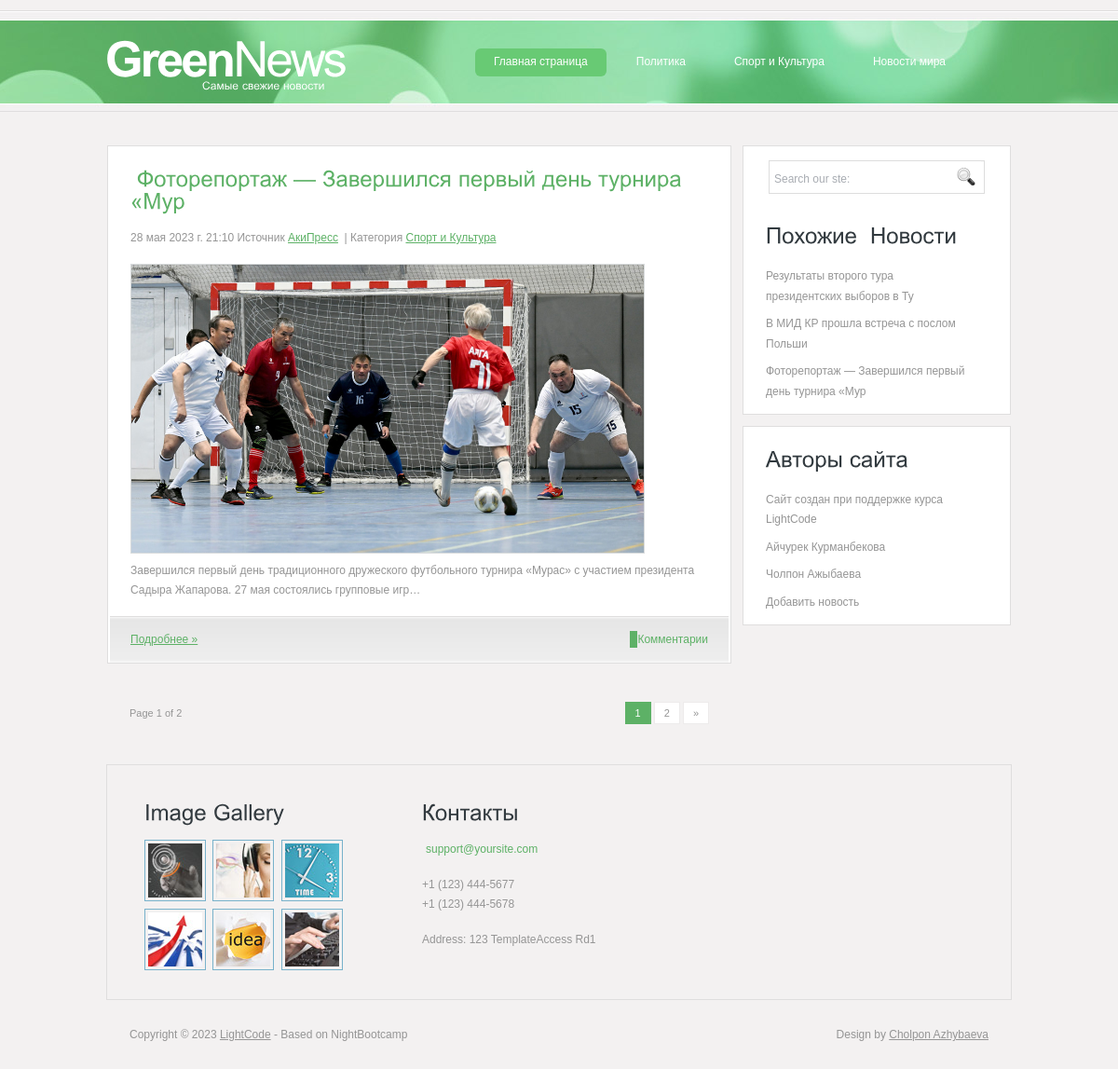
Page /category/2 on the committed database.
### app/models.py (models this page shows, shortened)
class Category(models.Model):
    title = models.CharField(max_length=123)
    def __str__(self):
        return self.title
    class Meta:
        verbose_name = 'Категория'
        verbose_name_plural = 'Категории'

class News(models.Model):
    title = models.CharField(max_length=50)
    owner = models.CharField(max_length=20)
    description = models.TextField()
    image = models.ImageField(upload_to='news/%Y/%m/%d/')
    created_date = models.DateTimeField(auto_now_add=True)
    category = models.ForeignKey('Category', on_delete=models.CASCADE, related_name='news')
    class Meta:
        verbose_name = 'Новость'
        verbose_name_plural = 'Новости'
        ordering = ['-created_date']

### app/views.py (the view)
# urls.py: path('category/<int:id>', category_news),
def category_news(request, id):
    category = Category.objects.get(id=id)
    news = News.objects.filter(category=category)
    related_news = News.objects.all().order_by('?')[:3]
    categories = Category.objects.all()
    return render(request, 'index.html', {'news': news, 'categories': categories, 'category': category, 'related_news':related_news})

### app/templates/index.html (shortened to what this page needs)
{% extends 'base.html' %}
{% load static %}
{% block content %}
  <div class="content">
    <div class="content_resize">
      <div class="mainbar">
        {% for i in news %}
        <div class="article">
          <h2> <a href="/news/{{ i.id }}"><span> {{ i.title }}</span> </a>  </h2>
          <p><span class="date">{{ i.created_date }}</span> Источник <a href="https://akipress.org/">{{ i.owner }}</a> &nbsp;| Категория <a href="#"> {{ i.category }}</a> </p>
          <img src="{{ i.image.url }}" width="550"  alt="" />
          <p> {{ i.description|truncatechars:150 }}</p>
          <p class="spec"><a href="/news/{{ i.id }}" class="rm">Подробнее &raquo;</a> <a href="/news/{{ i.id }}" class="com"><span></span> Комментарии </a></p>
        </div>
        {% endfor %}
        <p class="pages"><small>Page 1 of 2 &nbsp;&nbsp;&nbsp;</small> <span>1</span> <a href="#">2</a> <a href="#">&raquo;</a></p>
      </div>
  {% endblock %}

### app/templates/base.html (shortened to what this page needs)
{% load static %}
<!DOCTYPE html PUBLIC "-//W3C//DTD XHTML 1.0 Transitional//EN" "http://www.w3.org/TR/xhtml1/DTD/xhtml1-transitional.dtd">
<html xmlns="http://www.w3.org/1999/xhtml">
<head>
<link href="{% static 'style.css' %}" rel="stylesheet" type="text/css" />
</head>
<body>
<div class="main">
  <div class="header">
    <div class="header_resize">
      <div class="menu_nav">
        <ul>
          <li class="active"><a href="/">Главная страница</a></li>
          {%  for i in categories %}
            <li><a href="/category/{{ i.id }}">{{ i.title }}</a></li>
          {% endfor %}
        </ul>
      </div>
      <div class="logo">
        <h1><a href="/">Green<span>News</span></a> <small>Самые свежие новости</small></h1>
      </div>
    </div>
  </div>
{% block content %}
{% endblock %}
<div class="sidebar">
        <div class="searchform">
          <form id="formsearch" name="formsearch" method="post" action="#">
            <span>
            <input name="editbox_search" class="editbox_search" id="editbox_search" maxlength="80" value="Search our ste:" type="text" />
            </span>
            <input name="button_search" src="{% static 'images/search_btn.gif' %}" class="button_search" type="image" />
          </form>
        </div>
         <div class="gadget">
          <h2 class="star"><span>Похожие </span> Новости</h2>
             {% for news1 in related_news %}
          <ul class="sb_menu">
            <li><a href="/news/{{ news1.id }}">{{ news1.title }}</a></li>
          </ul>
             {% endfor %}
        </div>
    <div class="gadget">
          <h2 class="star"><span>Авторы сайта</span></h2>
          <ul class="ex_menu">
            <li> Сайт создан при поддержке курса <a href="https://www.instagram.com/lightcode.kg/"> LightCode</a><br />
              </li>
              <li><a href="https://www.hrw.org/about/people/aichurek-kurmanbekova">Айчурек Курманбекова</a><br />
              </li>
              <li><a href="https://www.instagram.com/cholpon_azhybaeva/">Чолпон Ажыбаева</a><br />
              </li>
          <li><a href="/contact">Добавить новость</a><br />
              </li>
          </ul>
        </div>
      </div>
    </div>
  </div>
  <div class="fbg">
    <div class="fbg_resize">
      <div class="col c1">
        <h2><span>Image Gallery</span></h2>
        <a href="#"><img src="{% static 'images/pix1.jpg' %}" width="58" height="58" alt="" /></a>
        <a href="#"><img src="{% static 'images/pix2.jpg' %}" width="58" height="58" alt="" /></a>
        <a href="#"><img src="{% static 'images/pix3.jpg' %}" width="58" height="58" alt="" /></a>
        <a href="#"><img src="{% static 'images/pix4.jpg' %}" width="58" height="58" alt="" /></a>
        <a href="#"><img src="{% static 'images/pix5.jpg' %}" width="58" height="58" alt="" /></a>
        <a href="#"><img src="{% static 'images/pix6.jpg' %}" width="58" height="58" alt="" /></a> </div>
      <div class="col c3">
        <h2><span>Контакты</span></h2>
        <p><a href="#">support@yoursite.com</a></p>
        <p>+1 (123) 444-5677<br />
          +1 (123) 444-5678</p>
        <p>Address: 123 TemplateAccess Rd1</p>
      </div>
    </div>
  </div>
   <div class="footer">
    <div class="footer_resize">
      <p class="lf">Copyright &copy; 2023 <a href="https://www.instagram.com/lightcode.kg/">LightCode</a> - Based on NightBootcamp</p>
      <p class="rf">Design by <a href="https://www.instagram.com/cholpon_azhybaeva///">Cholpon Azhybaeva</a></p>
    </div>
  </div>
</div>
</body>
</html>

### static/style.css (style rules this page uses)
body { margin:0; padding:0; width:100%; color:#959595; font:normal 12px/1.8em Arial, Helvetica, sans-serif; }
html, .main { padding:0; margin:0; }
.main { background:#f3f1f1 url(images/header_bg.jpg) repeat-x center 11px; }
.logo { padding:0; float:left; width:auto; }
h1 { margin:0; padding:40px 0; float:left; color:#fff; font:bold 52px/1.2em Arial, Helvetica, sans-serif; letter-spacing:-3px; }
h1 span { font-weight:normal; }
h1 a, h1 a:hover { color:#fff; text-decoration:none; }
h1 small { display:block; margin-top:-6px; padding:0 6px 2px 104px; font:normal 12px/1.2em Arial, Helvetica, sans-serif; letter-spacing:normal; }
h2 { font:normal 24px/1.5em Arial, Helvetica, sans-serif; padding:16px 0 8px; margin:0 0 8px; color:#323a3f; }
p { margin:8px 0; padding:0 0 8px 0; font:normal 12px/1.8em Arial, Helvetica, sans-serif; }
p.spec { margin:0 -22px; padding:14px 22px; text-align:left; border-top:1px solid #dfdede; background:url(images/spec_bg.gif) repeat-x center top; }
a { color:#5db166; text-decoration:underline; }
a.com { margin:0; padding:0; text-decoration:none; float:right; }
a.com span { padding:2px 4px; color:#fff; background-color:#5db166; }
.header, .content, .menu_nav, .fbg, .footer, form, ol, ol li, ul, .content .mainbar, .content .sidebar { margin:0; padding:0; }
.header_resize { margin:0 auto; padding:0; width:974px; }
.menu_nav { margin:0; padding:52px 40px 0 0; float:right; height:29px; }
.menu_nav ul { list-style:none; height:29px; }
.menu_nav ul li { margin:0 12px 0 0; padding:0; float:left; }
.menu_nav ul li a { display:block; margin:0; padding:4px 20px; color:#fff; text-decoration:none; font-size:12px; }
.menu_nav ul li.active a, .menu_nav ul li a:hover { background-color:#68ca74; }
.content_resize { margin:0 auto; padding:16px 0 24px; width:970px; }
.content .mainbar { margin:0; padding:0; float:left; width:670px; }
.content .mainbar img { border:1px solid #d8dbdc; }
.content .mainbar .article { margin:0 0 12px; padding:8px 24px 0; }
.content .sidebar { padding:0; float:right; width:288px; }
.content .sidebar .gadget { margin:0 0 12px; padding:8px 16px 8px 24px; }
ul.sb_menu, ul.ex_menu { margin:0; padding:0; list-style:none; color:#959595; }
ul.sb_menu li, ul.ex_menu li { margin:0; }
ul.sb_menu li { padding:4px 0; width:220px; }
ul.ex_menu li { padding:4px 0; }
ul.sb_menu li a, ul.ex_menu li a { color:#959595; text-decoration:none; margin-left:-12px; padding-left:12px; }
.content p.pages { padding:32px 24px 12px; font-size:11px; color:#959595; text-align:right; }
.content p.pages span, .content p.pages a:hover { padding:5px 10px; color:#fff; background-color:#5db166; border:1px solid #5db166; }
.content p.pages a { padding:5px 10px; color:#959595; background-color:#fff; border:1px solid #edebeb; text-decoration:none; }
.content p.pages small { font-size:11px; float:left; }
.content .mainbar .article, .content .sidebar .gadget, .fbg_resize { background-color:#fff; border:1px solid #dfdede; }
.fbg { background:repeat center center; }
.fbg_resize { margin:0 auto; width:890px; padding:24px 40px; background:repeat-x center top; }
.fbg .c2 a, .fbg .c3 a { margin:0; padding:2px 4px; color:#5db166; text-decoration:none; }
.fbg img { margin:0 4px 0 0; padding:3px; border:1px solid #78b2cb; }
.fbg .col { margin:0; float:left; }
.fbg .c1 { padding:0 16px 0 0; width:266px; }
.fbg .c3 { padding:0 0 0 16px; width:260px; }
.footer_resize { margin:0 auto; padding:26px; width:922px; }
.footer p { margin:0; padding:4px 0; line-height:normal; }
.footer a { color:#959595; padding:inherit; text-decoration:underline; }
.footer .lf { float:left; }
.footer .rf { float:right; }
.searchform { float:right; }
#formsearch { margin:0; height:36px; padding:10px 28px 40px 0; }
#formsearch span { display:block; margin:6px 0; padding:0; float:left; background:#fff url(images/search.gif) no-repeat top left; }
#formsearch input.editbox_search { margin:0; padding:11px 6px 10px; float:left; width:181px; border:none; background:none; font:normal 12px/1.5em Arial, Helvetica, sans-serif; color:#a8acb2; }
#formsearch input.button_search { margin:6px 0 0 0; padding:0; border:none; float:left; }

### rows in the picture
Category: title "Политика"
Category: title "Спорт и Культура"
Category: title "Новости мира"
News: created_date "28 мая 2023 г. 21:10", owner "АкиПресс", category "Спорт и Культура", image (picture), description "Завершился первый день традиционного дружеского футбольного турнира «Мурас» с участием президента Садыра Жапарова. 27 мая состоялись групповые игр…", title "Фоторепортаж — Завершился первый день турнира «Мур"
News: title "Результаты второго тура президентских выборов в Ту"
News: title "В МИД КР прошла встреча с послом Польши"
